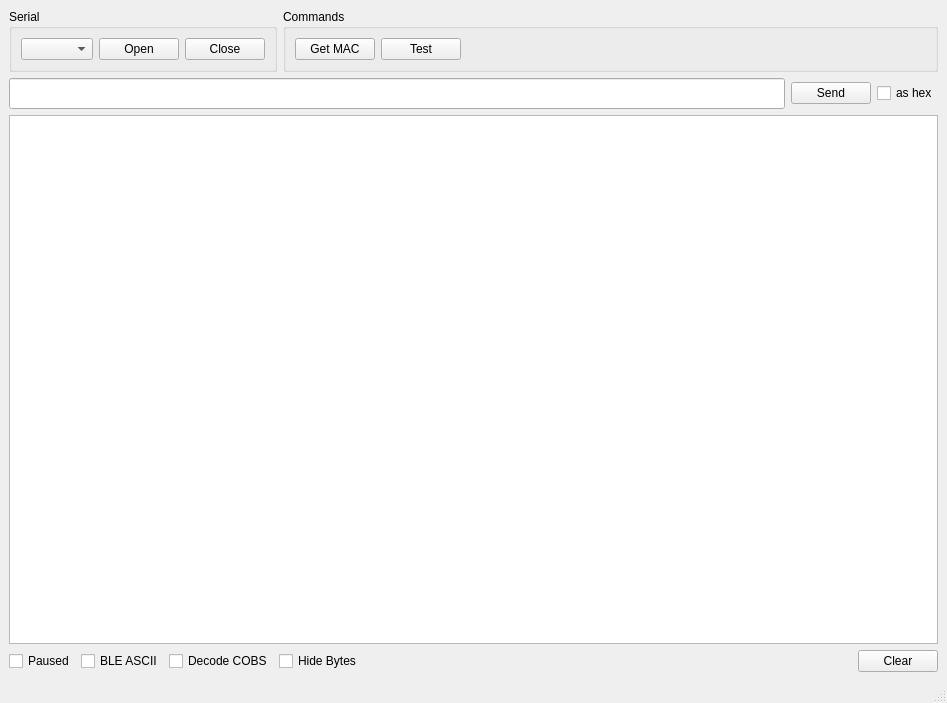
<?xml version="1.0" encoding="UTF-8"?>
<ui version="4.0">
 <class>ConsoleView</class>
 <widget class="QMainWindow" name="ConsoleView">
  <property name="geometry">
   <rect>
    <x>0</x>
    <y>0</y>
    <width>947</width>
    <height>703</height>
   </rect>
  </property>
  <property name="windowTitle">
   <string>MainWindow</string>
  </property>
  <widget class="QWidget" name="centralwidget">
   <layout class="QVBoxLayout" name="verticalLayout">
    <item>
     <layout class="QHBoxLayout" name="horizontalLayout_4">
      <item>
       <widget class="QGroupBox" name="groupBox">
        <property name="title">
         <string>Serial</string>
        </property>
        <layout class="QHBoxLayout" name="horizontalLayout_2">
         <item>
          <widget class="QComboBox" name="comboPorts"/>
         </item>
         <item>
          <widget class="QPushButton" name="buttonOpenPort">
           <property name="text">
            <string>Open</string>
           </property>
          </widget>
         </item>
         <item>
          <widget class="QPushButton" name="buttonClosePort">
           <property name="text">
            <string>Close</string>
           </property>
          </widget>
         </item>
        </layout>
       </widget>
      </item>
      <item>
       <widget class="QGroupBox" name="groupBox_2">
        <property name="title">
         <string>Commands</string>
        </property>
        <layout class="QHBoxLayout" name="horizontalLayout">
         <item>
          <widget class="QPushButton" name="buttonGetMAC">
           <property name="text">
            <string>Get MAC</string>
           </property>
          </widget>
         </item>
         <item>
          <widget class="QPushButton" name="buttonTest">
           <property name="text">
            <string>Test</string>
           </property>
          </widget>
         </item>
         <item>
          <spacer name="horizontalSpacer_2">
           <property name="orientation">
            <enum>Qt::Horizontal</enum>
           </property>
           <property name="sizeHint" stdset="0">
            <size>
             <width>40</width>
             <height>20</height>
            </size>
           </property>
          </spacer>
         </item>
        </layout>
       </widget>
      </item>
     </layout>
    </item>
    <item>
     <layout class="QHBoxLayout" name="horizontalLayout_5">
      <item>
       <widget class="QLineEdit" name="lineData">
        <property name="font">
         <font>
          <family>Monaco</family>
          <pointsize>12</pointsize>
         </font>
        </property>
       </widget>
      </item>
      <item>
       <widget class="QPushButton" name="buttonSend">
        <property name="text">
         <string>Send</string>
        </property>
       </widget>
      </item>
      <item>
       <widget class="QCheckBox" name="checkHex">
        <property name="text">
         <string>as hex</string>
        </property>
       </widget>
      </item>
     </layout>
    </item>
    <item>
     <widget class="QTextEdit" name="textLog">
      <property name="font">
       <font>
        <family>Monaco</family>
        <pointsize>12</pointsize>
        <weight>50</weight>
        <bold>false</bold>
       </font>
      </property>
      <property name="lineWrapMode">
       <enum>QTextEdit::NoWrap</enum>
      </property>
      <property name="readOnly">
       <bool>true</bool>
      </property>
      <property name="tabStopWidth">
       <number>60</number>
      </property>
     </widget>
    </item>
    <item>
     <layout class="QHBoxLayout" name="horizontalLayout_3">
      <item>
       <widget class="QCheckBox" name="checkPaused">
        <property name="text">
         <string>Paused</string>
        </property>
       </widget>
      </item>
      <item>
       <widget class="QCheckBox" name="checkBleAscii">
        <property name="text">
         <string>BLE ASCII</string>
        </property>
       </widget>
      </item>
      <item>
       <widget class="QCheckBox" name="checkDecodeCobs">
        <property name="text">
         <string>Decode COBS</string>
        </property>
       </widget>
      </item>
      <item>
       <widget class="QCheckBox" name="checkHideBytes">
        <property name="text">
         <string>Hide Bytes</string>
        </property>
       </widget>
      </item>
      <item>
       <spacer name="horizontalSpacer">
        <property name="orientation">
         <enum>Qt::Horizontal</enum>
        </property>
        <property name="sizeHint" stdset="0">
         <size>
          <width>40</width>
          <height>20</height>
         </size>
        </property>
       </spacer>
      </item>
      <item>
       <widget class="QPushButton" name="buttonClear">
        <property name="text">
         <string>Clear</string>
        </property>
       </widget>
      </item>
     </layout>
    </item>
   </layout>
  </widget>
  <widget class="QStatusBar" name="statusbar"/>
 </widget>
 <resources/>
 <connections/>
</ui>
